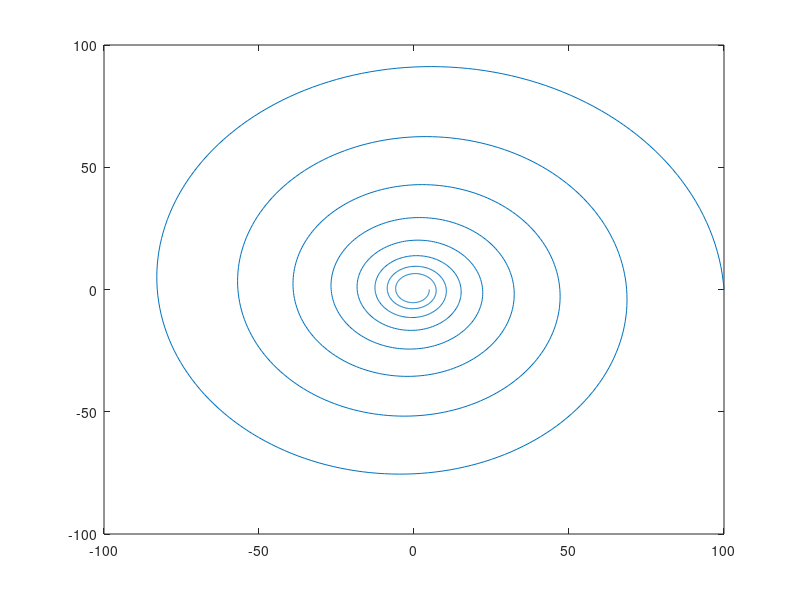

Here is the MATLAB script that generated this plot:
clear
close all
clc

theta0 = 10*pi;
theta1 = 26*pi;
theta = theta0:0.01*pi:theta1;
a = 0.06;
r0 = 100/exp(-a*theta0);
r = r0*exp(-a*theta);

x = r.*cos(theta);
y = r.*sin(theta);

plot(x,y)